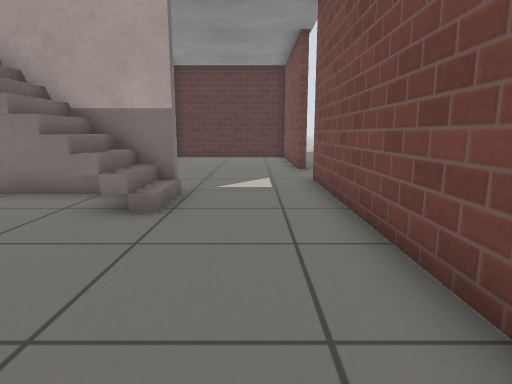
[1] (above)

14 first-person views from a walk through a world built for the Gazebo simulator. The camera is 0.68 m above the floor, tilts 10° down and sees 75° across. The floor is counted in squares, 0.5 m on a side. Each view is taken from the middle of a square. On the plan, view 1 faces up. The plan holds only what a view shows up to about 15 squares ahead; the rest is blank. Gazebo's built-in surfaces are drawn with simple patterns.

[2]
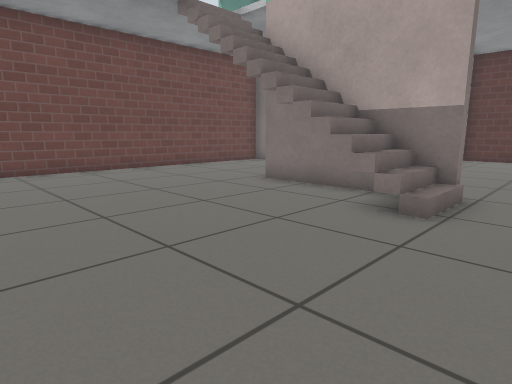

[3]
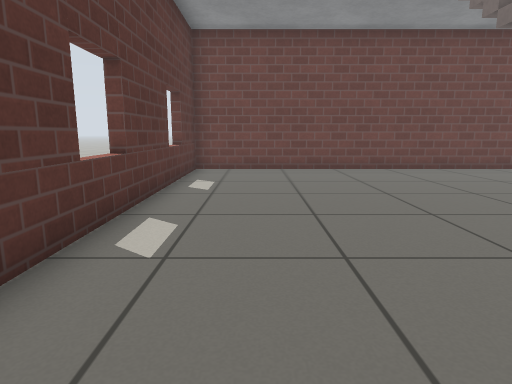

[4]
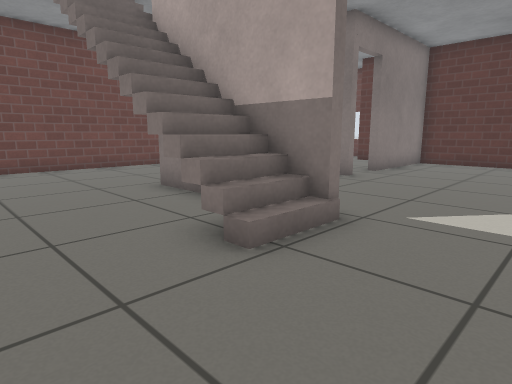

[5]
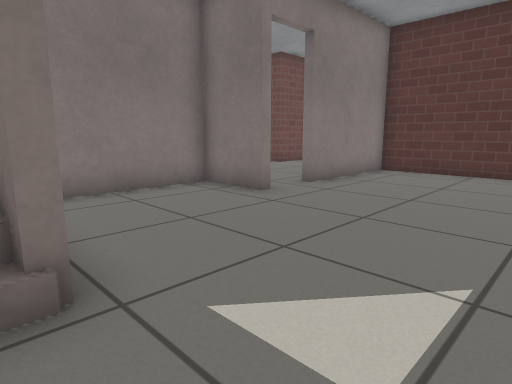

[6]
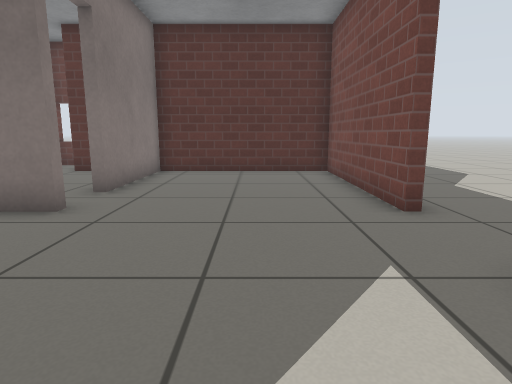

[7]
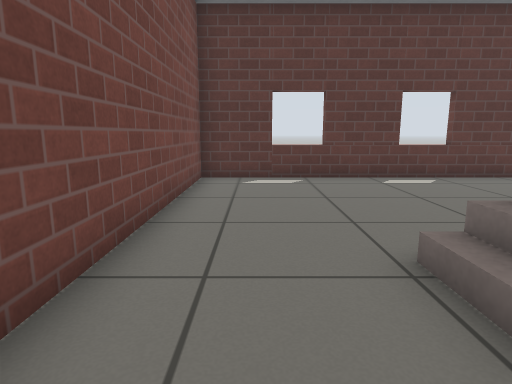

[8]
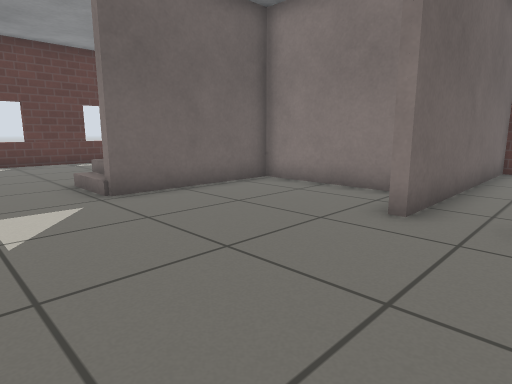

[9]
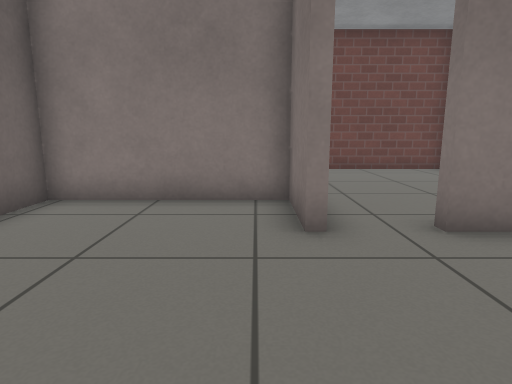

[10]
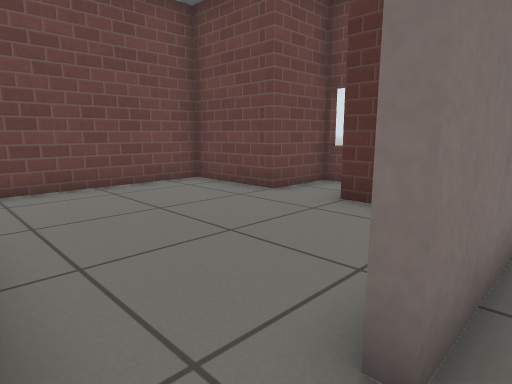

[11]
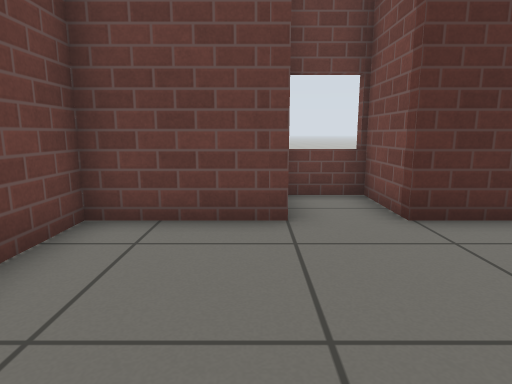

[12]
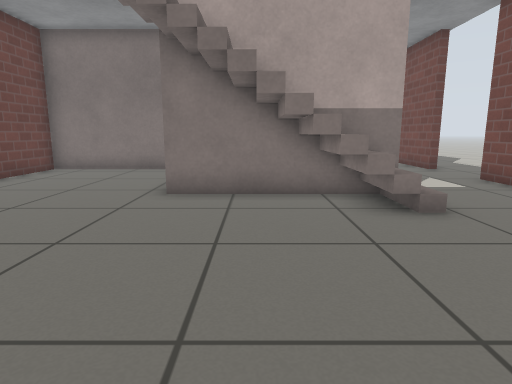

[13]
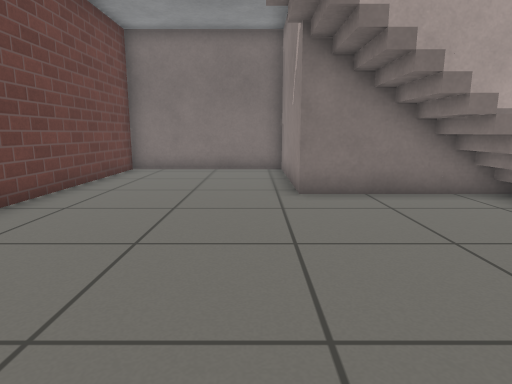

[14]
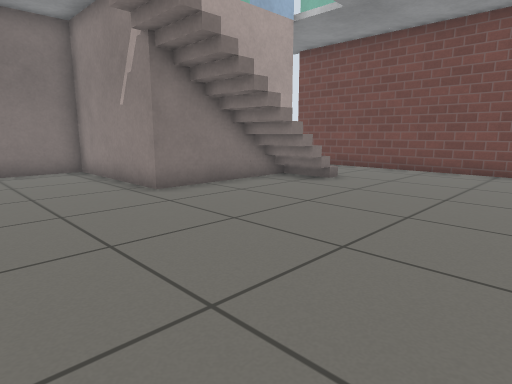

### Floor plan
Key: @ floor where view 1 was taken; # wall or solid block; . floor; / step, stairs or slope; D open door; = window, fence, low wall or low ledge; B grey box.
Columns run from 13 left of view 1 to 3 right of it. Each row starts with its distance up from view 1.
 22     ==#
 21    #=.#
 20    #..#
 19 ####..##########
 18 #.......#......#
 17 #.......#......#
 16 #.......#......#
 15 #.......#......#.
 14 #.......D......#.
 13 ########D......#.
 12 #.....#..........
 11 #.....#.........
 10 #.....#.........
  9 #.....#........#
  8 #.....#BBBBB...#
  7 #....../ ///...#
  6 #....../////...#
  5 #..............#
  4 #..............#
  3 #..............#
  2 #..............#
  1 #..............#
  0 #............@.#
 -1 ###=####=###=###

Where each view was taken, in squares from view 1:
view 1: 0 up, 0 right, facing up
view 2: 0 up, 0 right, facing up-left
view 3: 1 up, 0 right, facing left
view 4: 3 up, 1 right, facing up-left
view 5: 7 up, 1 right, facing up-left
view 6: 7 up, 1 left, facing up
view 7: 9 up, 0 right, facing down
view 8: 15 up, 1 right, facing down-left
view 9: 12 up, 0 right, facing left
view 10: 13 up, 4 left, facing up-left
view 11: 14 up, 10 left, facing up
view 12: 0 up, 5 left, facing up
view 13: 0 up, 8 left, facing up
view 14: 0 up, 11 left, facing up-right
